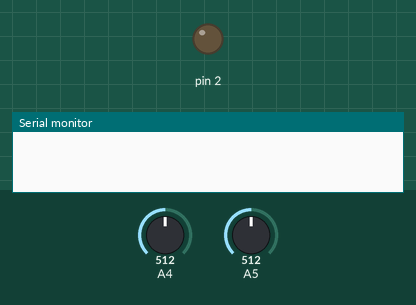
This sketch was run on a simulated Arduino Uno, built with avr-gcc and run on an emulated ATmega328P. Shown: output pins drawn as LEDs (lit = HIGH), the last lines printed to the serial monitor. The inputs (shaded band) are chosen by the test bench; at power-on: A4 = 512, A5 = 512.

Above: at 1.2 s.
1.3 s: A4 set to 525
At 2.5 s:
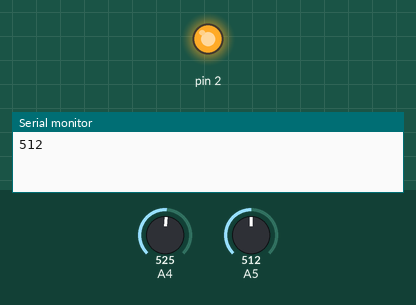
2.8 s: A4 set to 511
At 3.9 s:
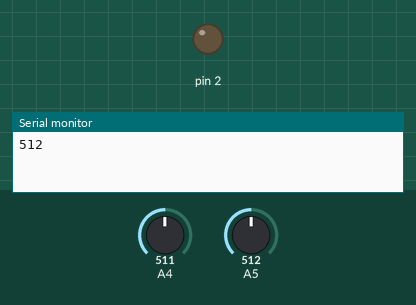
4.3 s: A4 set to 716
At 5.3 s:
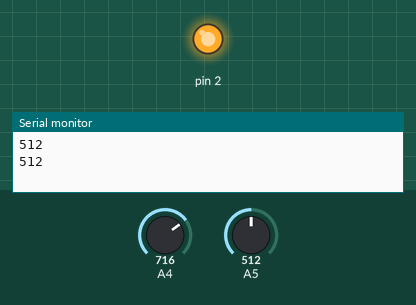
Timing chart, 0 to 7.3 s (numbered marks = the images above; inputs shaded):
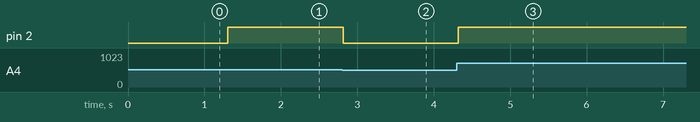

The sketch:

_10._Fotorezystor.ino
```cpp
int Wartosc=0;
int prog = 0;
bool Raz = false;

void setup() {
  pinMode(2, OUTPUT);
  Serial.begin(9600);

}

void loop() {
  Wartosc = analogRead(A5);
  prog = analogRead(A4);

  if(Wartosc < prog)
  {
    if(Raz==false)
    {
      Raz=true; Serial.println(Wartosc);
    }

    digitalWrite(2, HIGH);
  }

  else
  {
    digitalWrite(2, LOW); Raz=false;
  }

  delay(50);
}
```

Measured:
- the behaviour switches between 512 and 513 on A4 (found by bisection; images 0 and 1)
- after the input at 1.3 s, pin 2: LOW → HIGH at once
- after the input at 2.8 s, pin 2: HIGH → LOW at once
- after the input at 4.3 s, pin 2: LOW → HIGH at once
